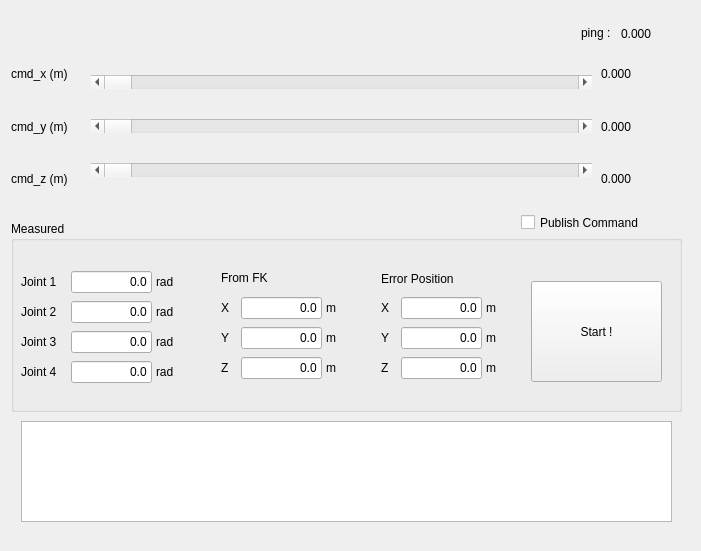
<?xml version="1.0" encoding="UTF-8"?>
<ui version="4.0">
 <class>MyPluginWidget</class>
 <widget class="QWidget" name="MyPluginWidget">
  <property name="geometry">
   <rect>
    <x>0</x>
    <y>0</y>
    <width>701</width>
    <height>551</height>
   </rect>
  </property>
  <property name="sizePolicy">
   <sizepolicy hsizetype="Preferred" vsizetype="Preferred">
    <horstretch>0</horstretch>
    <verstretch>0</verstretch>
   </sizepolicy>
  </property>
  <property name="windowTitle">
   <string>Form</string>
  </property>
  <layout class="QHBoxLayout" name="horizontalLayout_4">
   <item>
    <widget class="QWidget" name="widget" native="true">
     <widget class="QWidget" name="widget_2" native="true">
      <property name="geometry">
       <rect>
        <x>0</x>
        <y>30</y>
        <width>671</width>
        <height>491</height>
       </rect>
      </property>
      <widget class="QWidget" name="gridLayoutWidget">
       <property name="geometry">
        <rect>
         <x>0</x>
         <y>10</y>
         <width>89</width>
         <height>151</height>
        </rect>
       </property>
       <layout class="QGridLayout" name="Cmd_">
        <item row="0" column="0">
         <widget class="QLabel" name="cmd_x">
          <property name="text">
           <string>cmd_x (m)</string>
          </property>
         </widget>
        </item>
        <item row="1" column="0">
         <widget class="QLabel" name="cmd_y">
          <property name="text">
           <string>cmd_y (m)</string>
          </property>
         </widget>
        </item>
        <item row="2" column="0">
         <widget class="QLabel" name="cmd_z">
          <property name="text">
           <string>cmd_z (m)</string>
          </property>
         </widget>
        </item>
       </layout>
      </widget>
      <widget class="QWidget" name="gridLayoutWidget_2">
       <property name="geometry">
        <rect>
         <x>80</x>
         <y>10</y>
         <width>501</width>
         <height>151</height>
        </rect>
       </property>
       <layout class="QGridLayout" name="cmd_QScroll">
        <item row="1" column="0">
         <widget class="QScrollBar" name="qsc_y">
          <property name="maximum">
           <number>10000000</number>
          </property>
          <property name="orientation">
           <enum>Qt::Horizontal</enum>
          </property>
         </widget>
        </item>
        <item row="0" column="0">
         <widget class="QScrollBar" name="qsc_x">
          <property name="minimum">
           <number>0</number>
          </property>
          <property name="maximum">
           <number>10000000</number>
          </property>
          <property name="orientation">
           <enum>Qt::Horizontal</enum>
          </property>
         </widget>
        </item>
        <item row="2" column="0">
         <widget class="QScrollBar" name="qsc_z">
          <property name="minimum">
           <number>0</number>
          </property>
          <property name="maximum">
           <number>10000000</number>
          </property>
          <property name="orientation">
           <enum>Qt::Horizontal</enum>
          </property>
         </widget>
        </item>
       </layout>
      </widget>
      <widget class="QGroupBox" name="GroupBox_Measured">
       <property name="geometry">
        <rect>
         <x>0</x>
         <y>180</y>
         <width>671</width>
         <height>191</height>
        </rect>
       </property>
       <property name="title">
        <string>Measured</string>
       </property>
       <widget class="QLabel" name="FK_x">
        <property name="geometry">
         <rect>
          <x>210</x>
          <y>80</y>
          <width>59</width>
          <height>14</height>
         </rect>
        </property>
        <property name="text">
         <string>X</string>
        </property>
       </widget>
       <widget class="QLineEdit" name="txt_joint1">
        <property name="enabled">
         <bool>true</bool>
        </property>
        <property name="geometry">
         <rect>
          <x>60</x>
          <y>50</y>
          <width>81</width>
          <height>22</height>
         </rect>
        </property>
        <property name="layoutDirection">
         <enum>Qt::LeftToRight</enum>
        </property>
        <property name="text">
         <string>0.0</string>
        </property>
        <property name="alignment">
         <set>Qt::AlignRight|Qt::AlignTrailing|Qt::AlignVCenter</set>
        </property>
        <property name="readOnly">
         <bool>true</bool>
        </property>
       </widget>
       <widget class="QLabel" name="rad3">
        <property name="geometry">
         <rect>
          <x>145</x>
          <y>114</y>
          <width>59</width>
          <height>14</height>
         </rect>
        </property>
        <property name="text">
         <string>rad</string>
        </property>
       </widget>
       <widget class="QLineEdit" name="txt_joint2">
        <property name="enabled">
         <bool>true</bool>
        </property>
        <property name="geometry">
         <rect>
          <x>60</x>
          <y>80</y>
          <width>81</width>
          <height>22</height>
         </rect>
        </property>
        <property name="layoutDirection">
         <enum>Qt::LeftToRight</enum>
        </property>
        <property name="text">
         <string>0.0</string>
        </property>
        <property name="alignment">
         <set>Qt::AlignRight|Qt::AlignTrailing|Qt::AlignVCenter</set>
        </property>
        <property name="readOnly">
         <bool>true</bool>
        </property>
       </widget>
       <widget class="QLabel" name="FK_ym">
        <property name="geometry">
         <rect>
          <x>315</x>
          <y>110</y>
          <width>59</width>
          <height>14</height>
         </rect>
        </property>
        <property name="text">
         <string>m</string>
        </property>
       </widget>
       <widget class="QLabel" name="rad2">
        <property name="geometry">
         <rect>
          <x>145</x>
          <y>84</y>
          <width>59</width>
          <height>14</height>
         </rect>
        </property>
        <property name="text">
         <string>rad</string>
        </property>
       </widget>
       <widget class="QLabel" name="label_24">
        <property name="geometry">
         <rect>
          <x>10</x>
          <y>114</y>
          <width>59</width>
          <height>14</height>
         </rect>
        </property>
        <property name="text">
         <string>Joint 3</string>
        </property>
       </widget>
       <widget class="QLabel" name="rad4">
        <property name="geometry">
         <rect>
          <x>145</x>
          <y>144</y>
          <width>59</width>
          <height>14</height>
         </rect>
        </property>
        <property name="text">
         <string>rad</string>
        </property>
       </widget>
       <widget class="QLineEdit" name="txt_joint4">
        <property name="enabled">
         <bool>true</bool>
        </property>
        <property name="geometry">
         <rect>
          <x>60</x>
          <y>140</y>
          <width>81</width>
          <height>22</height>
         </rect>
        </property>
        <property name="layoutDirection">
         <enum>Qt::LeftToRight</enum>
        </property>
        <property name="text">
         <string>0.0</string>
        </property>
        <property name="alignment">
         <set>Qt::AlignRight|Qt::AlignTrailing|Qt::AlignVCenter</set>
        </property>
        <property name="readOnly">
         <bool>true</bool>
        </property>
       </widget>
       <widget class="QLabel" name="Joint1">
        <property name="geometry">
         <rect>
          <x>10</x>
          <y>54</y>
          <width>59</width>
          <height>14</height>
         </rect>
        </property>
        <property name="text">
         <string>Joint 1</string>
        </property>
       </widget>
       <widget class="QLabel" name="rad1">
        <property name="geometry">
         <rect>
          <x>145</x>
          <y>54</y>
          <width>59</width>
          <height>14</height>
         </rect>
        </property>
        <property name="text">
         <string>rad</string>
        </property>
       </widget>
       <widget class="QLineEdit" name="txt_joint3">
        <property name="enabled">
         <bool>true</bool>
        </property>
        <property name="geometry">
         <rect>
          <x>60</x>
          <y>110</y>
          <width>81</width>
          <height>22</height>
         </rect>
        </property>
        <property name="layoutDirection">
         <enum>Qt::LeftToRight</enum>
        </property>
        <property name="text">
         <string>0.0</string>
        </property>
        <property name="alignment">
         <set>Qt::AlignRight|Qt::AlignTrailing|Qt::AlignVCenter</set>
        </property>
        <property name="readOnly">
         <bool>true</bool>
        </property>
       </widget>
       <widget class="QLabel" name="label_26">
        <property name="geometry">
         <rect>
          <x>210</x>
          <y>110</y>
          <width>59</width>
          <height>14</height>
         </rect>
        </property>
        <property name="text">
         <string>Y</string>
        </property>
       </widget>
       <widget class="QLabel" name="FK_xm">
        <property name="geometry">
         <rect>
          <x>315</x>
          <y>80</y>
          <width>59</width>
          <height>14</height>
         </rect>
        </property>
        <property name="text">
         <string>m</string>
        </property>
       </widget>
       <widget class="QLabel" name="Joint2">
        <property name="geometry">
         <rect>
          <x>10</x>
          <y>84</y>
          <width>59</width>
          <height>14</height>
         </rect>
        </property>
        <property name="text">
         <string>Joint 2</string>
        </property>
       </widget>
       <widget class="QLineEdit" name="txt_FK_z">
        <property name="enabled">
         <bool>true</bool>
        </property>
        <property name="geometry">
         <rect>
          <x>230</x>
          <y>136</y>
          <width>81</width>
          <height>22</height>
         </rect>
        </property>
        <property name="layoutDirection">
         <enum>Qt::LeftToRight</enum>
        </property>
        <property name="text">
         <string>0.0</string>
        </property>
        <property name="alignment">
         <set>Qt::AlignRight|Qt::AlignTrailing|Qt::AlignVCenter</set>
        </property>
        <property name="readOnly">
         <bool>true</bool>
        </property>
       </widget>
       <widget class="QLabel" name="Joint4">
        <property name="geometry">
         <rect>
          <x>10</x>
          <y>144</y>
          <width>59</width>
          <height>14</height>
         </rect>
        </property>
        <property name="text">
         <string>Joint 4</string>
        </property>
       </widget>
       <widget class="QLabel" name="FK_zm">
        <property name="geometry">
         <rect>
          <x>315</x>
          <y>140</y>
          <width>59</width>
          <height>14</height>
         </rect>
        </property>
        <property name="text">
         <string>m</string>
        </property>
       </widget>
       <widget class="QLineEdit" name="txt_FK_y">
        <property name="enabled">
         <bool>true</bool>
        </property>
        <property name="geometry">
         <rect>
          <x>230</x>
          <y>106</y>
          <width>81</width>
          <height>22</height>
         </rect>
        </property>
        <property name="layoutDirection">
         <enum>Qt::LeftToRight</enum>
        </property>
        <property name="text">
         <string>0.0</string>
        </property>
        <property name="alignment">
         <set>Qt::AlignRight|Qt::AlignTrailing|Qt::AlignVCenter</set>
        </property>
        <property name="readOnly">
         <bool>true</bool>
        </property>
       </widget>
       <widget class="QLabel" name="FK_z">
        <property name="geometry">
         <rect>
          <x>210</x>
          <y>140</y>
          <width>59</width>
          <height>14</height>
         </rect>
        </property>
        <property name="text">
         <string>Z</string>
        </property>
       </widget>
       <widget class="QLineEdit" name="txt_FK_x">
        <property name="enabled">
         <bool>true</bool>
        </property>
        <property name="geometry">
         <rect>
          <x>230</x>
          <y>76</y>
          <width>81</width>
          <height>22</height>
         </rect>
        </property>
        <property name="layoutDirection">
         <enum>Qt::LeftToRight</enum>
        </property>
        <property name="text">
         <string>0.0</string>
        </property>
        <property name="alignment">
         <set>Qt::AlignRight|Qt::AlignTrailing|Qt::AlignVCenter</set>
        </property>
        <property name="readOnly">
         <bool>true</bool>
        </property>
       </widget>
       <widget class="QLineEdit" name="txt_Error_y">
        <property name="enabled">
         <bool>true</bool>
        </property>
        <property name="geometry">
         <rect>
          <x>390</x>
          <y>106</y>
          <width>81</width>
          <height>22</height>
         </rect>
        </property>
        <property name="layoutDirection">
         <enum>Qt::LeftToRight</enum>
        </property>
        <property name="text">
         <string>0.0</string>
        </property>
        <property name="alignment">
         <set>Qt::AlignRight|Qt::AlignTrailing|Qt::AlignVCenter</set>
        </property>
        <property name="readOnly">
         <bool>true</bool>
        </property>
       </widget>
       <widget class="QLabel" name="label_30">
        <property name="geometry">
         <rect>
          <x>475</x>
          <y>80</y>
          <width>59</width>
          <height>14</height>
         </rect>
        </property>
        <property name="text">
         <string>m</string>
        </property>
       </widget>
       <widget class="QLabel" name="label_9">
        <property name="geometry">
         <rect>
          <x>370</x>
          <y>110</y>
          <width>59</width>
          <height>14</height>
         </rect>
        </property>
        <property name="text">
         <string>Y</string>
        </property>
       </widget>
       <widget class="QLineEdit" name="txt_Error_x">
        <property name="enabled">
         <bool>true</bool>
        </property>
        <property name="geometry">
         <rect>
          <x>390</x>
          <y>76</y>
          <width>81</width>
          <height>22</height>
         </rect>
        </property>
        <property name="layoutDirection">
         <enum>Qt::LeftToRight</enum>
        </property>
        <property name="text">
         <string>0.0</string>
        </property>
        <property name="alignment">
         <set>Qt::AlignRight|Qt::AlignTrailing|Qt::AlignVCenter</set>
        </property>
        <property name="readOnly">
         <bool>true</bool>
        </property>
       </widget>
       <widget class="QLabel" name="label_29">
        <property name="geometry">
         <rect>
          <x>475</x>
          <y>110</y>
          <width>59</width>
          <height>14</height>
         </rect>
        </property>
        <property name="text">
         <string>m</string>
        </property>
       </widget>
       <widget class="QLabel" name="label_8">
        <property name="geometry">
         <rect>
          <x>370</x>
          <y>140</y>
          <width>59</width>
          <height>14</height>
         </rect>
        </property>
        <property name="text">
         <string>Z</string>
        </property>
       </widget>
       <widget class="QLineEdit" name="txt_Error_z">
        <property name="enabled">
         <bool>true</bool>
        </property>
        <property name="geometry">
         <rect>
          <x>390</x>
          <y>136</y>
          <width>81</width>
          <height>22</height>
         </rect>
        </property>
        <property name="layoutDirection">
         <enum>Qt::LeftToRight</enum>
        </property>
        <property name="text">
         <string>0.0</string>
        </property>
        <property name="alignment">
         <set>Qt::AlignRight|Qt::AlignTrailing|Qt::AlignVCenter</set>
        </property>
        <property name="readOnly">
         <bool>true</bool>
        </property>
       </widget>
       <widget class="QLabel" name="label_28">
        <property name="geometry">
         <rect>
          <x>475</x>
          <y>140</y>
          <width>59</width>
          <height>14</height>
         </rect>
        </property>
        <property name="text">
         <string>m</string>
        </property>
       </widget>
       <widget class="QLabel" name="lbl_x">
        <property name="geometry">
         <rect>
          <x>370</x>
          <y>80</y>
          <width>59</width>
          <height>14</height>
         </rect>
        </property>
        <property name="text">
         <string>X</string>
        </property>
       </widget>
       <widget class="QLabel" name="label_27">
        <property name="geometry">
         <rect>
          <x>210</x>
          <y>50</y>
          <width>59</width>
          <height>14</height>
         </rect>
        </property>
        <property name="text">
         <string>From FK</string>
        </property>
       </widget>
       <widget class="QLabel" name="label_31">
        <property name="geometry">
         <rect>
          <x>370</x>
          <y>50</y>
          <width>111</width>
          <height>16</height>
         </rect>
        </property>
        <property name="text">
         <string>Error Position</string>
        </property>
       </widget>
       <widget class="QPushButton" name="btn_Start">
        <property name="geometry">
         <rect>
          <x>520</x>
          <y>60</y>
          <width>131</width>
          <height>101</height>
         </rect>
        </property>
        <property name="text">
         <string>Start !</string>
        </property>
        <property name="checkable">
         <bool>true</bool>
        </property>
       </widget>
      </widget>
      <widget class="QWidget" name="gridLayoutWidget_3">
       <property name="geometry">
        <rect>
         <x>590</x>
         <y>10</y>
         <width>61</width>
         <height>151</height>
        </rect>
       </property>
       <layout class="QGridLayout" name="cmd_value">
        <item row="0" column="0">
         <widget class="QLabel" name="lbl_cmd_x">
          <property name="text">
           <string>0.000</string>
          </property>
         </widget>
        </item>
        <item row="1" column="0">
         <widget class="QLabel" name="lbl_cmd_y">
          <property name="text">
           <string>0.000</string>
          </property>
         </widget>
        </item>
        <item row="2" column="0">
         <widget class="QLabel" name="lbl_cmd_z">
          <property name="text">
           <string>0.000</string>
          </property>
         </widget>
        </item>
       </layout>
      </widget>
      <widget class="QCheckBox" name="chk_Publish">
       <property name="geometry">
        <rect>
         <x>510</x>
         <y>170</y>
         <width>151</width>
         <height>23</height>
        </rect>
       </property>
       <property name="text">
        <string>Publish Command</string>
       </property>
      </widget>
      <widget class="QPlainTextEdit" name="pte_stateLog">
       <property name="geometry">
        <rect>
         <x>10</x>
         <y>380</y>
         <width>651</width>
         <height>101</height>
        </rect>
       </property>
      </widget>
     </widget>
     <widget class="QLabel" name="lbl_ping_update">
      <property name="geometry">
       <rect>
        <x>610</x>
        <y>0</y>
        <width>59</width>
        <height>46</height>
       </rect>
      </property>
      <property name="text">
       <string>0.000</string>
      </property>
     </widget>
     <widget class="QLabel" name="lbl_ping">
      <property name="geometry">
       <rect>
        <x>570</x>
        <y>-1</y>
        <width>59</width>
        <height>46</height>
       </rect>
      </property>
      <property name="text">
       <string>ping : </string>
      </property>
     </widget>
    </widget>
   </item>
  </layout>
 </widget>
 <resources/>
 <connections/>
</ui>
